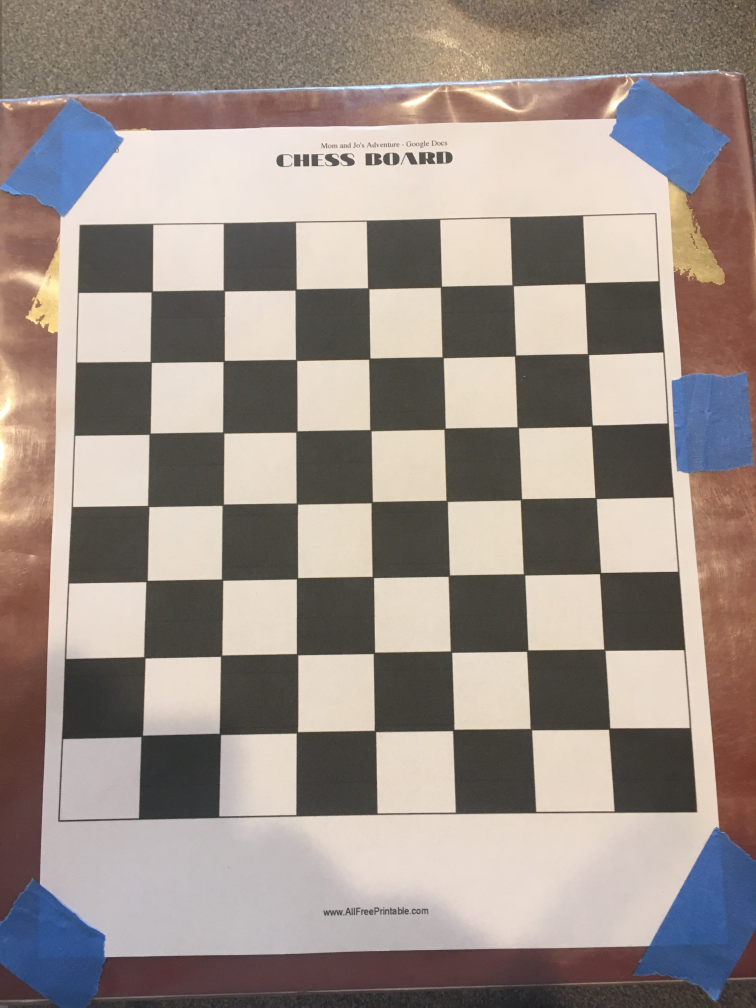
#> input picture calibrate/c0.jpg, 3024 x 4032 px (shown at 1/4 size); its folder holds 4 pictures in this run
$ python calibrate.py
#> lines starting #> are read from the running program, lines starting #| are printed output that depends on the picture
import numpy as np
import cv2 as cv
import glob
import yaml

# Termination criteria for the cornerSubPix function
criteria = (cv.TERM_CRITERIA_EPS + cv.TERM_CRITERIA_MAX_ITER, 30, 0.001)

# Initializng the data structure we will use to contain point data
objp = np.zeros((7*7,3), np.float32)
objp[:,:2] = np.mgrid[0:7,0:7].T.reshape(-1,2)

print("7x7 object matrix intialized...")

# Arrays to store object points and image points from all the images.
objpoints = [] # 3d point in real world space
imgpoints = [] # 2d points in image plane.

# Unix style pathname expanstion to grab all of the calibration images and put them in an array
images = glob.glob('calibrate\*.jpg')

print("Loading " + str(len(images)) + " for calibration from calibrate directory...")

for fname in images:
    print("Examining: " + fname)
    img = cv.imread(fname)
#> img is the input picture: shape (4032, 3024, 3); mean B, G, R 135.9, 142.9, 154.6

    # Set parameters for window display so that it does not overfill the screen
    scale_width = 1200 / img.shape[1]
#> scale_width = 0.397
    scale_height = 800 / img.shape[0]
#> scale_height = 0.198
    scale = min(scale_width, scale_height)
#> scale = 0.198
    window_width = int(img.shape[1] * scale)
#> window_width = 600
    window_height = int(img.shape[0] * scale)
#> window_height = 800
    cv.namedWindow('image', cv.WINDOW_NORMAL)
    cv.resizeWindow('image', window_width, window_height)

    # Convert loaded image to greyscale
    gray = cv.cvtColor(img, cv.COLOR_BGR2GRAY)
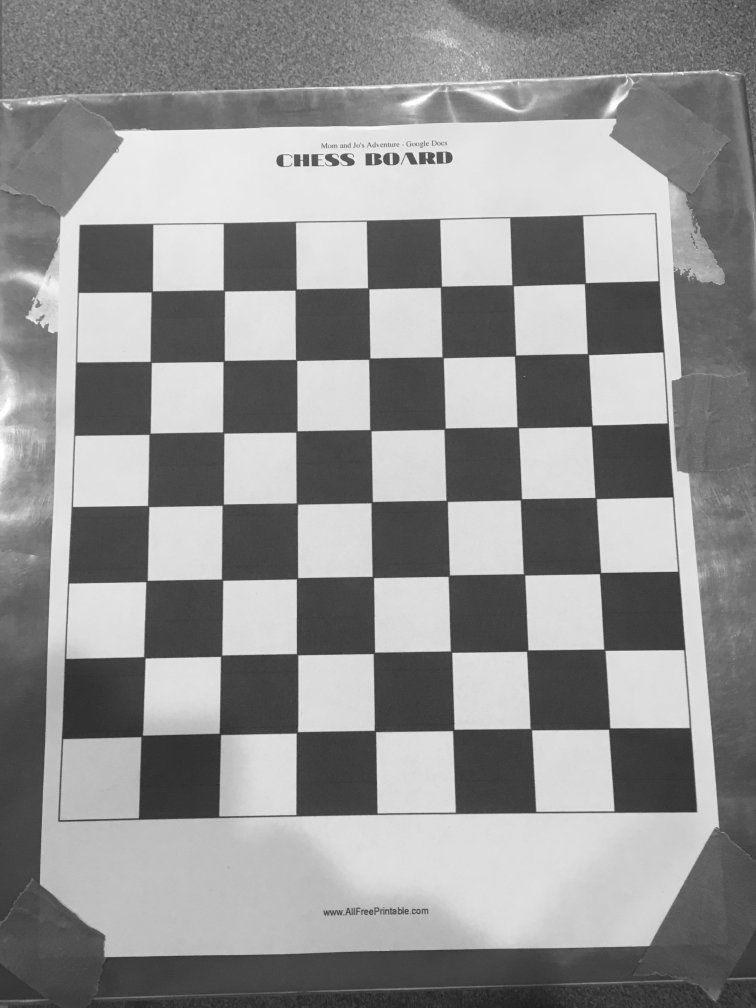
#> gray: shape (4032, 3024) (shown at 1/4 size); min 22, max 255, mean 145.6
    # Find the chess board corners
    retval, corners = cv.findChessboardCorners(gray, (7,7), None)
#> retval = True; corners = 49 rows, first 8: [2341.5, 1134], [2353, 1418], [2368.5, 1704], [2383.5, 1993], [2401.5, 2294], [2419, 2600.5], [2438, 2915.5], [2052, 1142.5]
    # If found, add object points, image points (after refining them)
    if retval == True:
        objpoints.append(objp)
        corners2 = cv.cornerSubPix(gray,corners, (11,11), (-1,-1), criteria)
#> corners2 = 49 rows, first 8: [2340.7, 1134.4], [2353.2, 1418.3], [2368.9, 1703.5], [2383.2, 1992.8], [2401.4, 2294.1], [2418.8, 2600.5], [2437.4, 2915.6], [2051.8, 1142.5]
        imgpoints.append(corners2)
        # Draw and display the corners
        cv.drawChessboardCorners(img, (7,7), corners2, retval)
        cv.imshow('image', img)
        cv.waitKey(10)
    else:
        print("Finding corners on " + fname + " failed!")
#> pass 2 of the loop `for fname in images:`:
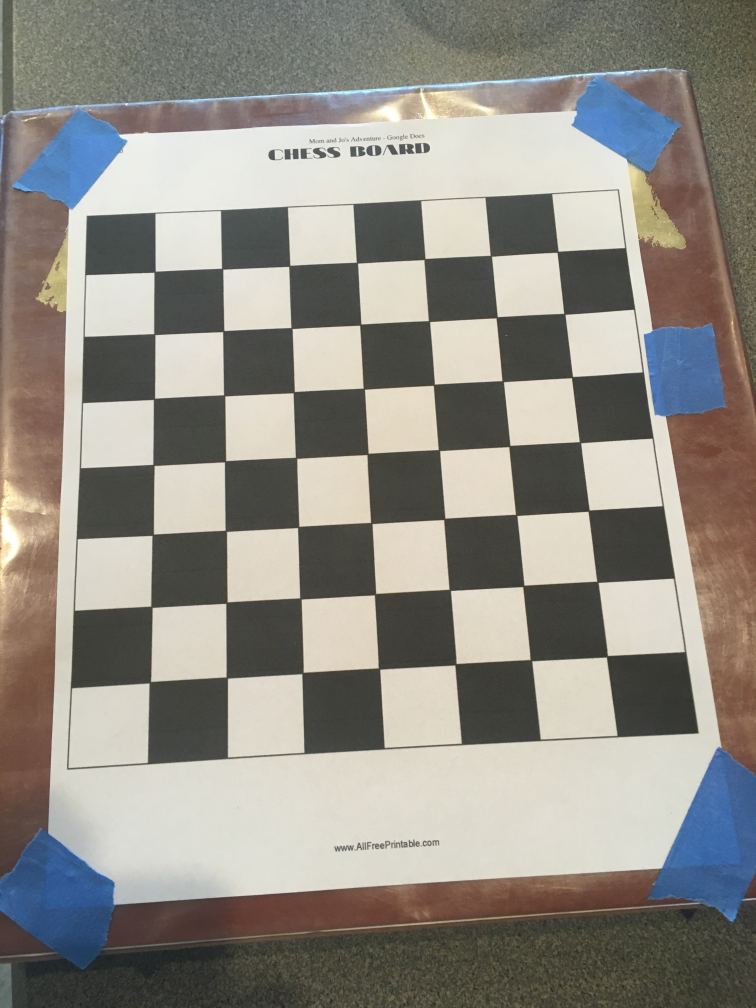
#> input picture calibrate/c1.jpg, 3024 x 4032 px (shown at 1/4 size)
#> img is the input picture: shape (4032, 3024, 3); mean B, G, R 132.7, 140.5, 143.8
#> `gray = cv.cvtColor(img, cv.COLOR_BGR2GRAY)`:
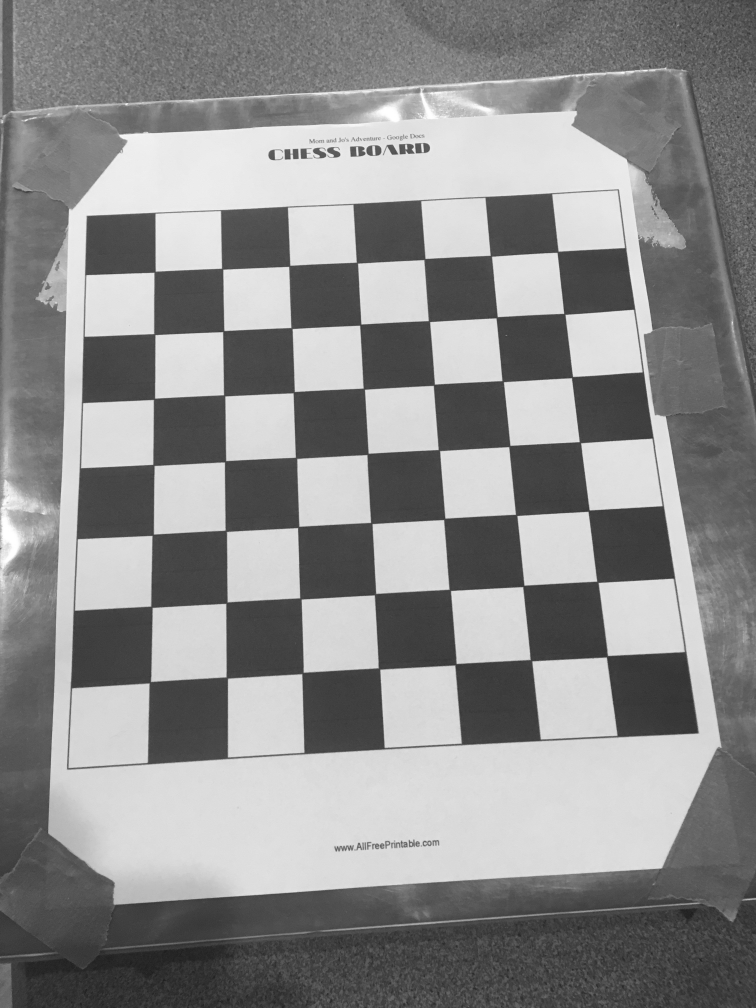
#> gray: shape (4032, 3024) (shown at 1/4 size); min 23, max 255, mean 140.6
#> corners = 49 rows, first 8: [2232, 1008.5], [2259, 1257], [2289.5, 1510], [2321, 1770], [2356, 2044], [2391.5, 2329], [2429.5, 2626.5], [1965, 1024.5]
#> corners2 = 49 rows, first 8: [2231.5, 1008.6], [2258.7, 1256.8], [2289.9, 1509.4], [2320.8, 1769.9], [2356.1, 2043.9], [2391.3, 2329.2], [2428.8, 2626.4], [1964.5, 1024]
#> pass 3 of the loop `for fname in images:`:
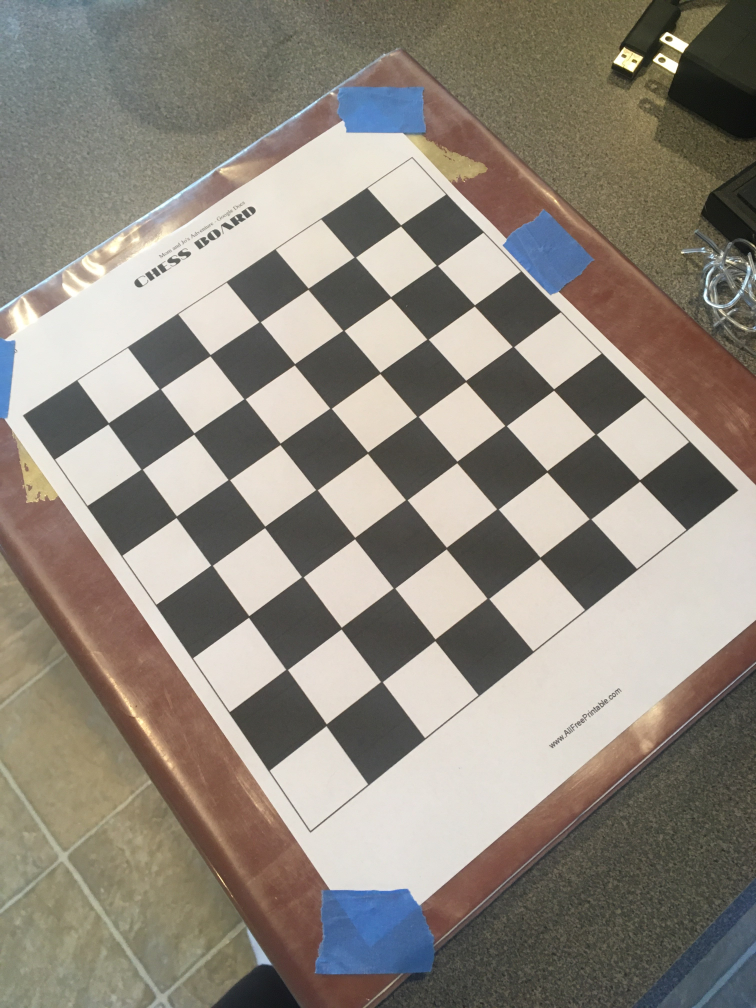
#> input picture calibrate/c2.jpg, 3024 x 4032 px (shown at 1/4 size)
#> img is the input picture: shape (4032, 3024, 3); mean B, G, R 125.5, 135.7, 142.7
#> `gray = cv.cvtColor(img, cv.COLOR_BGR2GRAY)`:
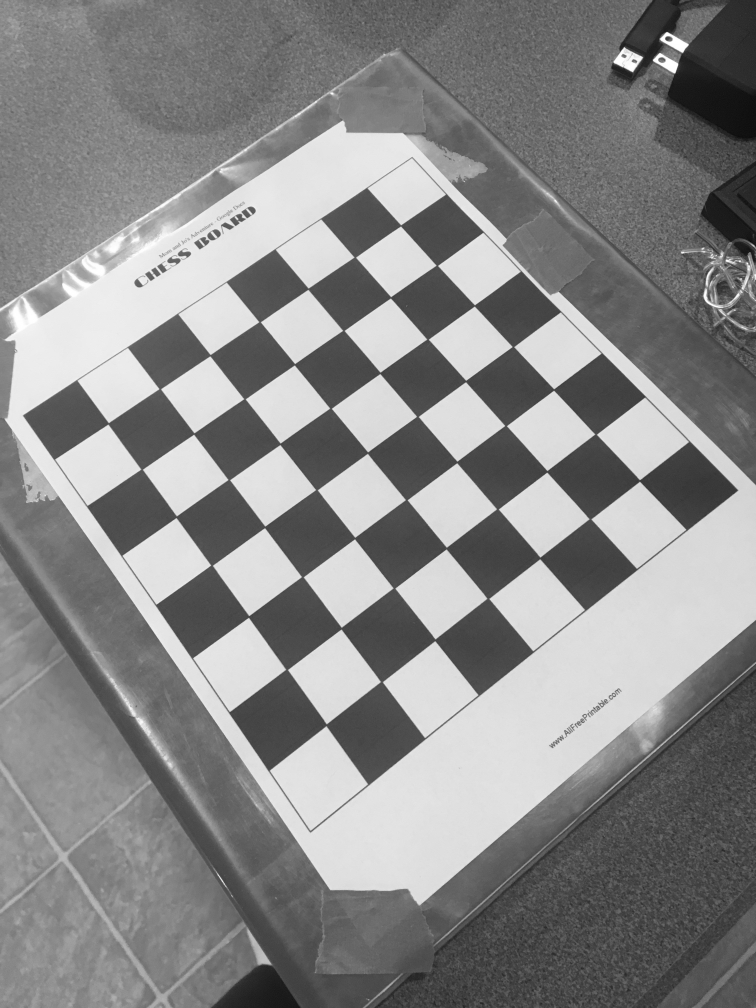
#> gray: shape (4032, 3024) (shown at 1/4 size); min 2, max 255, mean 136.7
#> corners = 49 rows, first 8: [1604, 903], [1749, 1063], [1898.5, 1223.5], [2053.5, 1388.5], [2216, 1559.5], [2384.5, 1738.5], [2559.5, 1924], [1420.5, 1030]
#> corners2 = 49 rows, first 8: [1603.8, 903.3], [1748.9, 1062.8], [1899.2, 1223], [2052.8, 1387.8], [2216.1, 1559.9], [2384, 1738.3], [2559.3, 1923], [1421.1, 1029.9]
#> the loop made 4 passes; the first 3 are shown

print("Creating camera calibration matrix...")

ret, mtx, dist, rvecs, tvecs = cv.calibrateCamera(objpoints, imgpoints, gray.shape[::-1], None, None)

#> (the run stopped early here; a loop or call above may not have finished)
